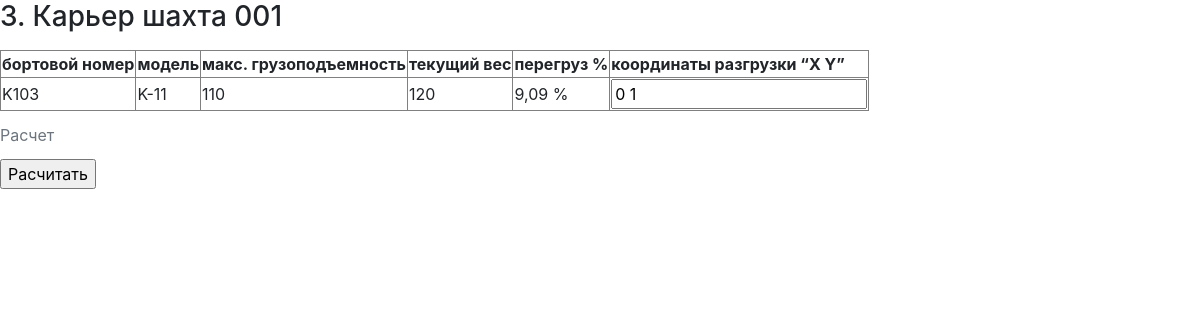
Page /cargo/3/ on the committed database.
### mine/models/cargo.py (models this page shows, shortened)
class Cargo(BaseOre):
    class Meta:
        verbose_name = 'Груз'
        verbose_name_plural = 'Грузы'
    mine = models.ForeignKey(Mine, verbose_name='Карьер/шахата', on_delete=models.CASCADE)
    tipper = models.ForeignKey(Tipper, verbose_name='Самосвал', on_delete=models.CASCADE, blank=True, null=True)
    created = models.DateTimeField(verbose_name='Создан', auto_now_add=True)
    def __str__(self):
        return '{}. {}'.format(self.pk, self.mine)
    @property
    def overload(self) -> float:
        if (self.tipper and self.tipper.tmodel) and (self.tipper.tmodel.max_mass - self.mass <= 0):
            diff = abs(self.tipper.tmodel.max_mass - self.mass)
            return round(diff * 100 / self.tipper.tmodel.max_mass, 2)
        return 0
    @property
    def max_mass(self) -> int:
        if self.tipper and self.tipper.tmodel:
            return self.tipper.tmodel.max_mass
        return 0

### mine/models/mine.py (models this page shows)
class Mine(models.Model):
    class Meta:
        verbose_name = 'Шахта'
        verbose_name_plural = 'Шахты'
    title = models.CharField(verbose_name='Наименование', max_length=256, default='Карьер шахта 001', unique=True)
    def __str__(self):
        return self.title

### tipper/models/tipper.py (models this page shows, shortened)
class Tipper(models.Model):
    class Meta:
        verbose_name = 'Самосвал'
        verbose_name_plural = 'Самосвалы'
        unique_together = ('number', 'tmodel')
    number = models.CharField(verbose_name='Бортовой номер', max_length=8, default='101')
    tmodel = models.ForeignKey(TModel, verbose_name='Модель', on_delete=models.CASCADE)

### tipper/models/tmodel.py (models this page shows, shortened)
class TModel(models.Model):
    class Meta:
        verbose_name = 'Модель самосвала'
        verbose_name_plural = 'Модели самосвалов'
        unique_together = ('title', 'code', 'max_mass')
    title = models.CharField(verbose_name='Наименование', max_length=256, default='БЕЛАЗ')
    code = models.CharField(verbose_name='Модель (код)', max_length=256, default='Б-22')
    max_mass = models.PositiveSmallIntegerField(verbose_name='Макс. грузоподъемность (т.руды)', default=100)

### mine/views.py (the view)
# urls.py: path('cargo/<int:cargo_id>/', views.detail, name='detail'),
def detail(request, cargo_id):
    cargo = get_object_or_404(Cargo, pk=cargo_id)
    return render(request, 'cargo/detail.html', {'cargo': cargo})

### mine/templates/cargo/detail.html (shortened to what this page needs)
{% extends "cargo/base.html" %}
{% block main %}
<form action="{% url 'cargo:calc' cargo.id %}" method="post">
<fieldset>
    <legend><h3>{{ cargo }}</h3></legend>
    <table border="1">
        <caption>Расчет</caption>
        <tr>
            <th>бортовой номер</th>
            <th>модель</th>
            <th>макс. грузоподъемность</th>
            <th>текущий вес</th>
            <th>перегруз %</th>
            <th>координаты разгрузки “X Y”</th>
        </tr>
        <tr>
            <td>{{ cargo.tipper.number }}</td>
            <td>{{ cargo.tipper.tmodel.code }}</td>
            <td>{{ cargo.max_mass }}</td>
            <td>{{ cargo.mass }}</td>
            <td>{{ cargo.overload }} %</td>
            <td><input value="0 1"></td>
        </tr>
    </table>
</fieldset>
<input type="submit" value="Расчитать">
</form>
{% endblock %}

### rows in the picture
Cargo: id+mine "3. Карьер шахта 001", tipper.number "K103", tipper.tmodel.code "K-11", max_mass "110", mass "120", overload "9,09"
